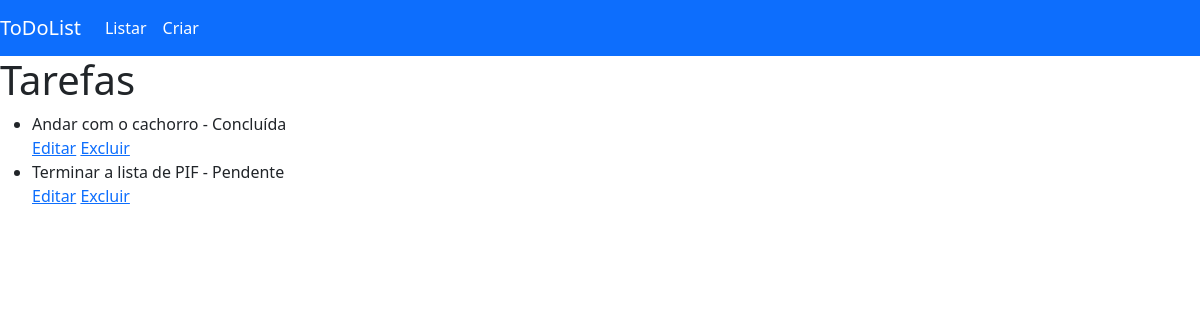
The app's page /, older data.
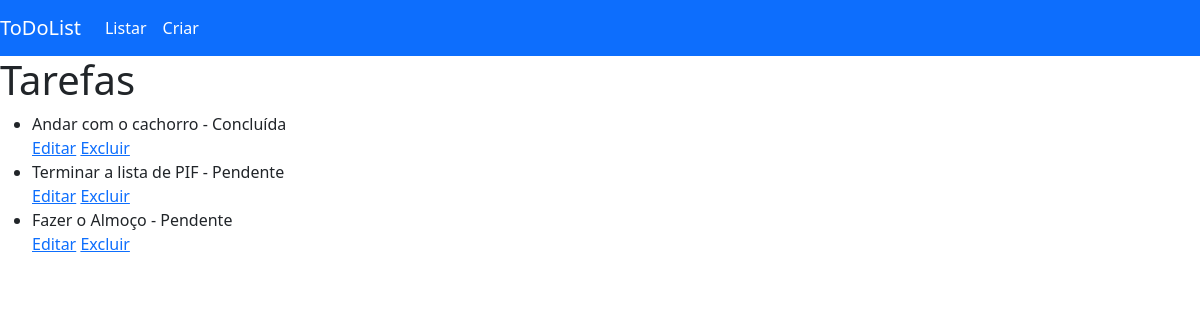
The same page, newer data.
### tarefas/models.py (models this page shows, shortened)
class Tarefa(models.Model):
    titulo = models.CharField(max_length=200)
    descricao = models.TextField(blank = True, null = True)
    concluido = models.BooleanField(default=False)
    data_criacao = models.DateTimeField(auto_now_add=True)

### tarefas/views.py (the view)
# urls.py: path('', ListarTarefa.as_view(), name = 'listar_tarefas'),
class ListarTarefa(ListView):
    model = Tarefa
    template_name = 'listar_tarefas.html'
    context_object_name = 'tarefas'

### templates/listar_tarefas.html
{% extends 'base.html' %}
{% block content %}
<h1>Tarefas</h1>
<ul>
    {% for tarefa in tarefas %}
        <li>{{ tarefa.titulo }} - {% if tarefa.concluido %}Concluída{% else %}Pendente{% endif %}</li>
        <a href="{% url 'editar_tarefa' tarefa.pk %}">Editar</a>
        <a href="{% url 'deletar_tarefa' tarefa.pk %}">Excluir</a>
    {% empty %}
        <li>Não há tarefas.</li>
    {% endfor %}
</ul>
{% endblock content %}

Row changes from the older to the newer data that the page shows:
added Tarefa: titulo "Fazer o Almoço", concluido "Pendente"
